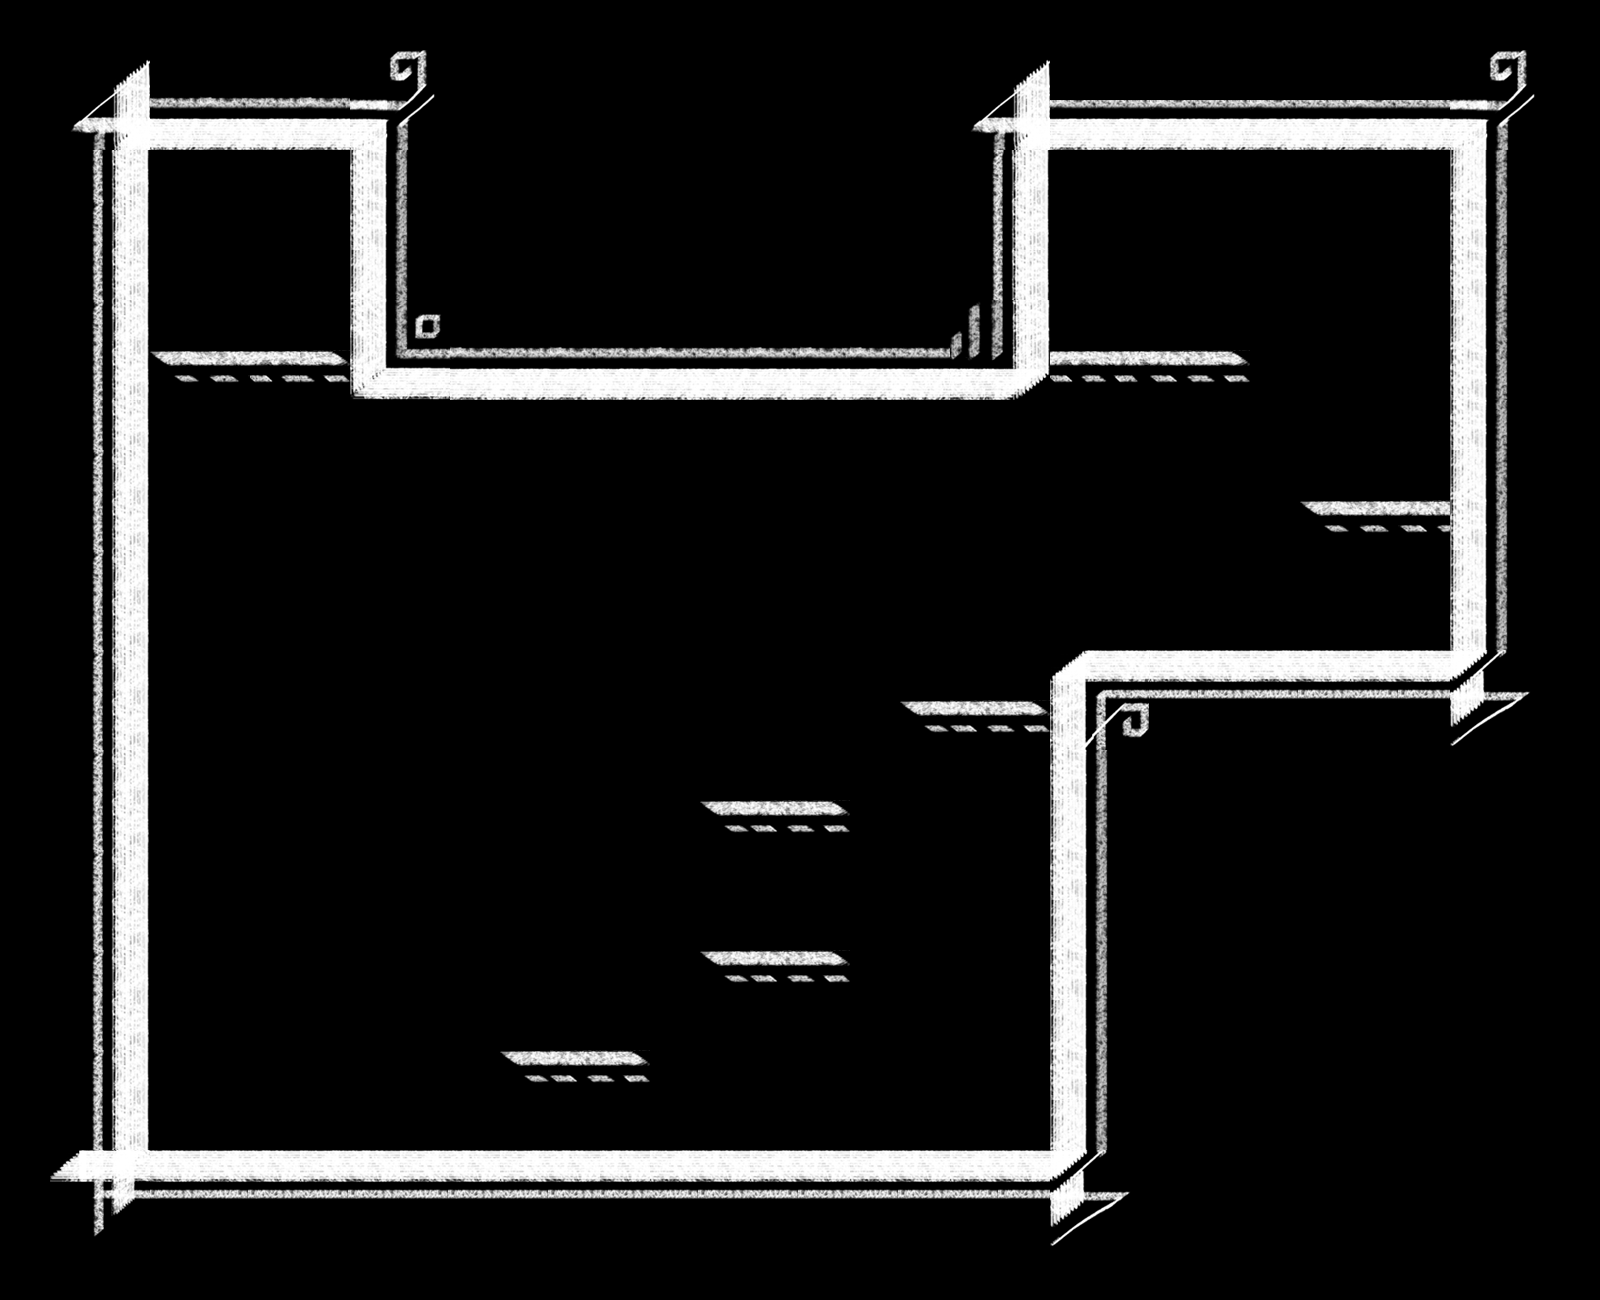

A 2D game scene composited from a Tiled map and its tileset images. What follows is a short description and the map's XML, with each tile layer's data collapsed to a summary:
An orthogonal 32x26 tile map with 50x50 px tiles, 1 tile layer (Tiles) and 4 objects (2x Portal, Player, Generator).

<map version="1.0" orientation="orthogonal" width="32" height="26" tilewidth="50" tileheight="50">
 <tileset firstgid="1" source="tiles3.tsx" />
 <layer name="Tiles" width="32" height="26">
  <data>[832 cells, 211 non-empty, 48 distinct tile ids]</data>
 </layer>
 <objectgroup name="Objects" width="32" height="26">
  <object name="Purple Portal" type="Portal" x="1050" y="150" width="200" height="200">
   <properties>
    <property name="Color" value="Purple" />
   </properties>
  </object>
  <object name="Player" type="Player" x="300" y="1000" width="50" height="100" />
  <object name="Purple" type="Generator" x="900" y="350" width="50" height="50">
   <properties>
    <property name="Color" value="Purple" />
    <property name="Direction" value="Down" />
   </properties>
  </object>
  <object name="Correct" type="Portal" x="150" y="150" width="200" height="200">
   <properties>
    <property name="Color" value="Purple" />
    <property name="Correct" value="" />
   </properties>
  </object>
 </objectgroup>
</map>
